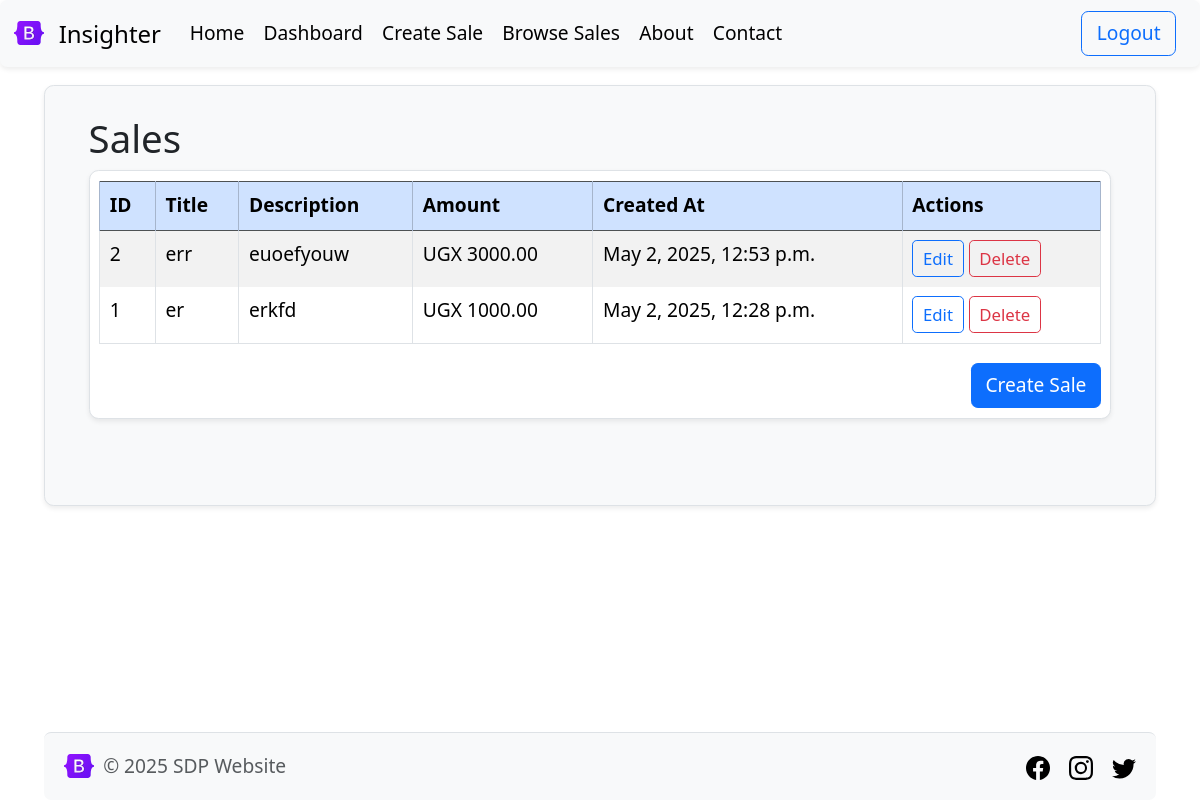
The page /sales/ (signed in) on the database as committed earlier.
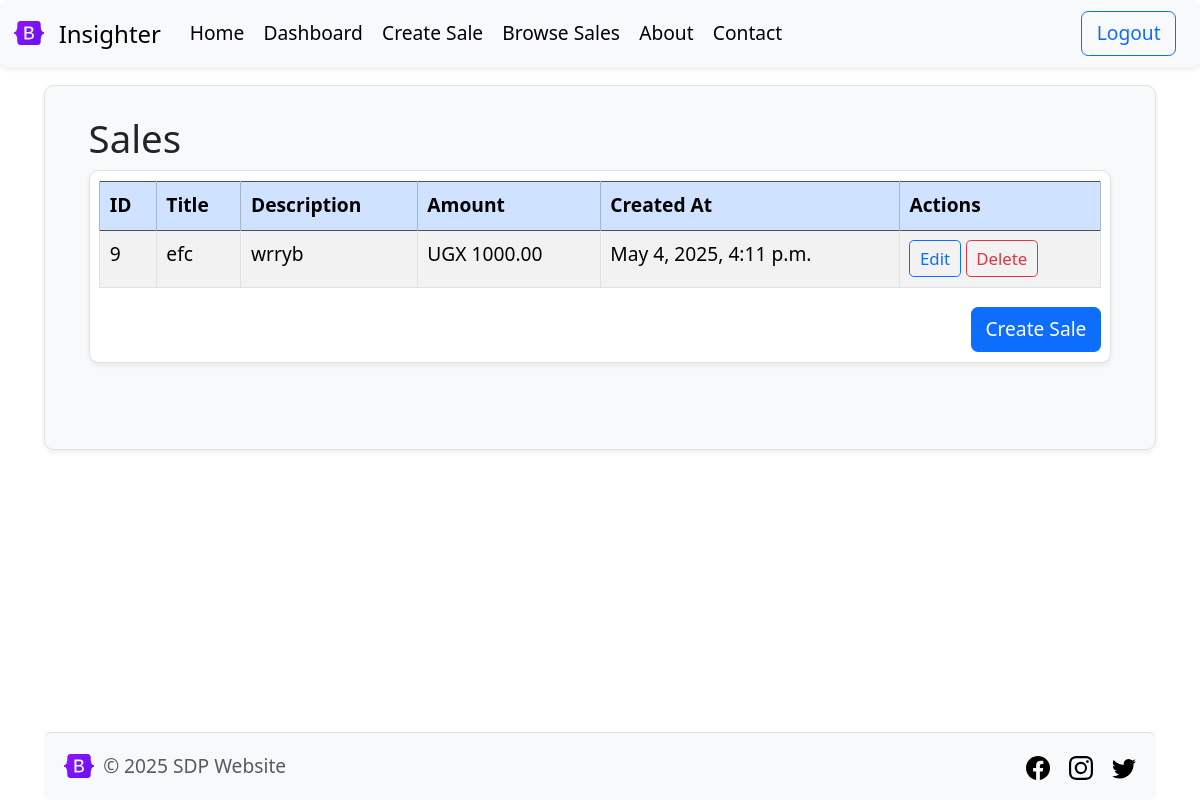
The same page on the database as committed later.
### core/models.py (models this page shows, shortened)
class Sale(models.Model):
    title = models.CharField(max_length=200)
    description = models.TextField()
    amount = models.DecimalField(max_digits=10, decimal_places=2)
    created_at = models.DateTimeField(auto_now_add=True)
    seller = models.ForeignKey(settings.AUTH_USER_MODEL, on_delete=models.CASCADE)

### core/views.py (the view)
# urls.py: path('sales/',                  sale_list,                       name='browse_sales'),
@login_required
def sale_list(request):
    sales = Sale.objects.filter(seller=request.user).order_by('-created_at')
    return render(request, 'core/browse_sale.html', { 'sales': sales })

### templates/core/browse_sale.html (shortened to what this page needs)
{% extends 'core/base.html' %}
{% load static %}
 {% block content %}
<div class="container">
  <h2>Sales</h2>
  <div
    class="table-responsive table-bordered border rounded-3 shadow-sm p-2 mb-5 bg-body rounded"
  >
    <table
      class="table table-striped table-hover rounded-3 table-bordered border rounded-3 p-2"
    >
      <thead class="table-dark">
        <tr class="table-primary color-primary-emphasis text-color">
          <th scope="col">ID</th>
          <th scope="col">Title</th>
          <th scope="col">Description</th>
          <th scope="col">Amount</th>
          <th scope="col">Created At</th>
          <th scope="col">Actions</th>
        </tr>
      </thead>
      <tbody class="table-group-divider">
        {% if sales %}
          {% for sale in sales %}
        <tr scope="row">
          <td>{{ sale.id }}</td>
          <td>{{ sale.title }}</td>
          <td>{{ sale.description}}</td>
          <td>UGX {{ sale.amount }}</td>
          <td>{{ sale.created_at }}</td>
          <td>
            <a
              href="{% url 'edit_sale' sale.id %}"
              class="btn btn-sm btn-outline-primary"
              >Edit</a
            >
            <form
              action="{% url 'delete_sale' sale.id %}"
              method="post"
              style="display: inline"
            >
              <button
                type="submit"
                class="btn btn-sm btn-outline-danger"
                onclick="return confirm('Are you sure you want to delete this sale?');"
              >
                Delete
              </button>
            </form>
          </td>
        </tr>
        {% endfor %} {% else %}
        <tr>
          <td colspan="6">No sales found.</td>
        </tr>
        {% endif %}
      </tbody>
    </table>
    <div class="text-end">
      <a href="{% url 'create_sale' %}" class="btn btn-primary">Create Sale</a>
    </div>
  </div>
</div>
{% endblock %}

### templates/core/base.html (shortened to what this page needs)
{% load static %}
<!doctype html>
<html>
  <head>
    <link rel="stylesheet" href="{% static 'css/bootstrap.min.css' %}" />
    <link rel="stylesheet" href="{% static 'css/bootstrap-icons.css' %}" />
  </head>
  <body>
    <nav
      class="navbar navbar-expand-lg bg-body-tertiary rounded fixed-top shadow-sm"
      aria-label="Eleventh navbar example"
    >
      <div class="container-fluid">
        <a class="navbar-brand" href="{% url 'home' %}">
          <img
            src="{% static 'images/bootstrap-logo.svg' %}"
            alt="Logo"
            width="30"
            height="24"
            class="d-inline-block mt-1 align-text-top"
          />
          Insighter
        </a>
        <div class="navbar-collapse collapse" id="navbarsExample09">
          <ul class="navbar-nav me-auto mb-2 mb-lg-0">
            <li class="nav-item">
              <a
                class="nav-link{% if request.resolver_match.url_name == 'home' %} active{% endif %}"
                href="{% url 'home' %}"
                >Home</a
              >
            </li>
            {% if user.is_authenticated %}
            <li class="nav-item">
              <a
                class="nav-link{% if request.resolver_match.url_name == 'dashboard' %} active{% endif %}"
                href="{% url 'dashboard' %}"
                >Dashboard</a
              >
            </li>
            <li class="nav-item">
              <a class="nav-link" href="{% url 'create_sale' %}">Create Sale</a>
            </li>
            <li class="nav-item">
              <a class="nav-link" href="{% url 'browse_sales' %}"
                >Browse Sales</a
              >
            </li>
            {% endif %}
            <li class="nav-item">
              <a class="nav-link" href="{% url 'about' %}">About</a>
            </li>
            <li class="nav-item">
              <a class="nav-link" href="{% url 'contact' %}">Contact</a>
            </li>
          </ul>
          <div class="d-flex">
            {% if not user.is_authenticated %}
            <a class="btn btn-outline-primary me-2" href="{% url 'login' %}"
              >Login</a
            >
            <a class="btn btn-primary" href="{% url 'register' %}">Register</a>
            {% else %}
            <a class="btn btn-outline-primary me-2" href="{% url 'logout' %}">
              Logout
              </a>
            {% endif %}
          </div>
        </div>
      </div>
    </nav>
    <main class="flex-grow-1" style="margin-top: 56px;">
      <div class="container my-4">
        <div class="p-4 bg-light border-rounded-bottom rounded-3 shadow-sm border">
          {% block content %}
          {% endblock %}
        </div>
      </div >
    </main>
    <div class="container">
      <footer
      class="d-flex flex-wrap justify-content-between bg-body-tertiary rounded stick-bottom  align-items-center py-3 px-3 mt-4 mb-0 border-top ">
        <div class="col-md-4 d-flex align-items-center">
          <a
            href="#"
            class="mb-3 me-2 mb-md-0 text-body-secondary text-decoration-none lh-1"
            aria-label="Bootstrap"
            >
            <img
              src="{% static 'images/bootstrap-logo.svg' %}"
              alt="Bootstrap Logo"
              width="30"
              height="24"
              class="bi"
            />
           </a>
          <span class="mb-3 mb-md-0 text-body-secondary"
            >© 2025 SDP Website</span
          >
        </div>
        <ul class="nav col-md-4 justify-content-end list-unstyled d-flex">
          <li class="ms-3">
            <a class="text-body-secondary"
              href="#"
              aria-label="Facebook"
            >
              <img
                src="{% static 'images/facebook.svg' %}"
                alt="Facebook"
                width="24"
                height="24"
                class="bi"
              />
            </a>
          </li>
          <li class="ms-3">
            <a class="text-body-secondary"
              href="#"
              aria-label="Instagram"
            >
              <img
                src="{% static 'images/instagram.svg' %}"
                alt="Instagram"
                width="24"
                height="24"
                class="bi"
              />
            </a>
          </li>
          <li class="ms-3">
            <a class="text-body-secondary"
                href="#"
                aria-label="Twitter">
              <img
                src="{% static 'images/twitter.svg' %}"
                alt="Twitter"
                width="24"
                height="24"
                class="bi"
              />
            </a>
          </li>
        </ul>
      </footer>
    </div>
  </body>
</html>

### templates/core/base.html (style rules this page uses)
body { min-height: 100vh; display: flex; flex-direction: column; }
main { flex: 1 0 auto; }
footer { flex-shrink: 0; }
.navbar-brand img { margin-right: 8px; }
html { scroll-behavior: smooth; font-size: 1.2rem; }
.navbar { background-color: #f8f9fa; }
.navbar .nav-link { color: #000; }

Rows that differ between the two databases and show on the page:
removed Sale: id "2", title "err", description "euoefyouw", amount "3000.00", created_at "May 2, 2025, 12:53 p.m."
removed Sale: id "1", title "er", description "erkfd", amount "1000.00", created_at "May 2, 2025, 12:28 p.m."
added Sale: id "9", title "efc", description "wrryb", amount "1000.00", created_at "May 4, 2025, 4:11 p.m."
